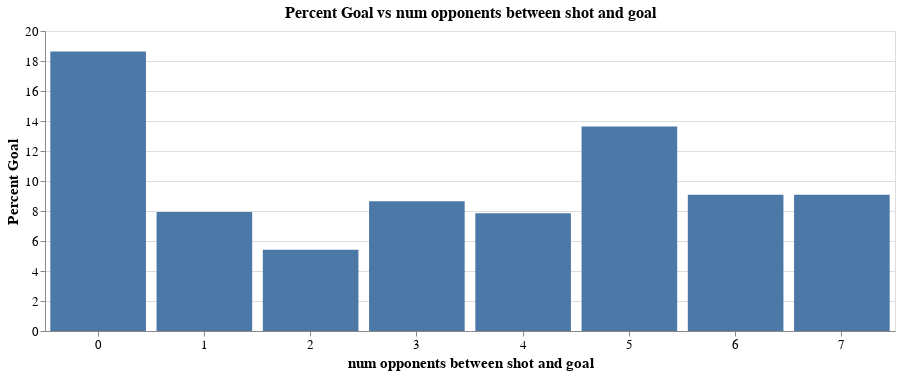

This figure's notebook cell:
### Markdown cell above
Now we can use our function to plot the desired variables:

### Code cell
plot_percent_goal_vs_attr("num opponents between shot and goal", "bar")

### Figure 1 — Vega-Lite specification as saved in the notebook (floating-point values rounded to 4 significant figures)
{"config": {"view": {"continuousWidth": 400, "continuousHeight": 300}, "axis": {"labelFontSize": 13, "titleFontSize": 15}, "title": {"fontSize": 16}}, "data": {"name": "data-c03d543a39028b63776405d45de4e925"}, "mark": "bar", "encoding": {"x": {"type": "nominal", "axis": {"labelAngle": 0, "title": "num opponents between shot and goal"}, "field": "num opponents between shot and goal"}, "y": {"type": "quantitative", "axis": {"title": "Percent Goal"}, "field": "Percent Goal"}}, "height": 300, "title": "Percent Goal vs num opponents between shot and goal", "width": 850, "$schema": "https://vega.github.io/schema/vega-lite/v4.8.1.json", "datasets": {"data-c03d543a39028b63776405d45de4e925": [{"num opponents between shot and goal": 0, "No Goal": 3629, "Goal": 831, "Percent Goal": 18.63}, {"num opponents between shot and goal": 1, "No Goal": 2283, "Goal": 197, "Percent Goal": 7.94}, {"num opponents between shot and goal": 2, "No Goal": 697, "Goal": 40, "Percent Goal": 5.413}, {"num opponents between shot and goal": 3, "No Goal": 282, "Goal": 27, "Percent Goal": 8.654}, {"num opponents between shot and goal": 4, "No Goal": 137, "Goal": 12, "Percent Goal": 7.843}, {"num opponents between shot and goal": 5, "No Goal": 52, "Goal": 9, "Percent Goal": 13.64}, {"num opponents between shot and goal": 6, "No Goal": 14, "Goal": 2, "Percent Goal": 9.091}, {"num opponents between shot and goal": 7, "No Goal": 3, "Goal": 1, "Percent Goal": 9.091}]}}
